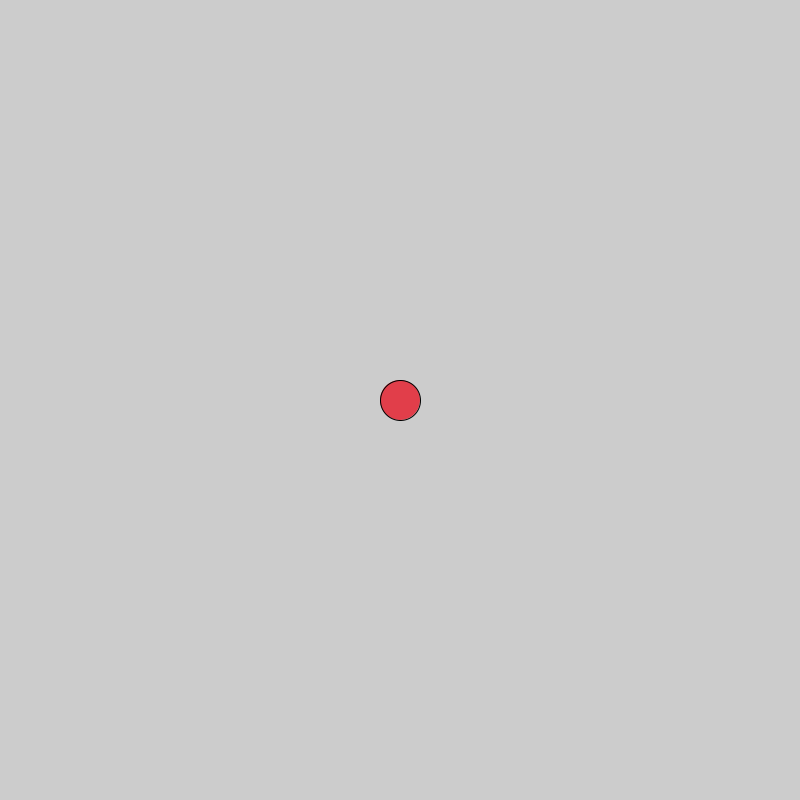
Frame 1 (no input)
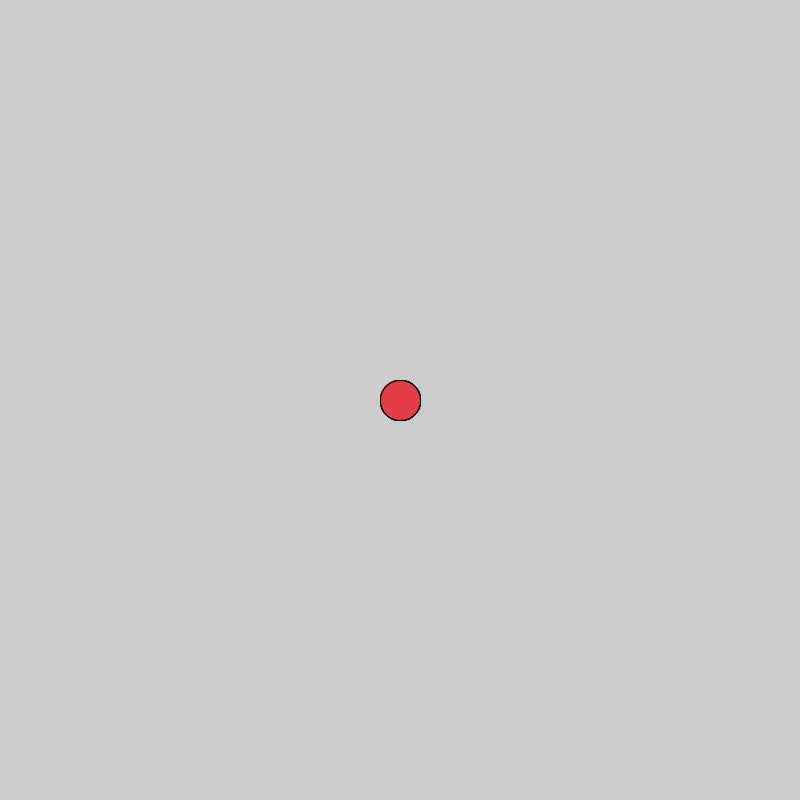
Frame 60 (the mouse pressed at the canvas centre just before this capture)
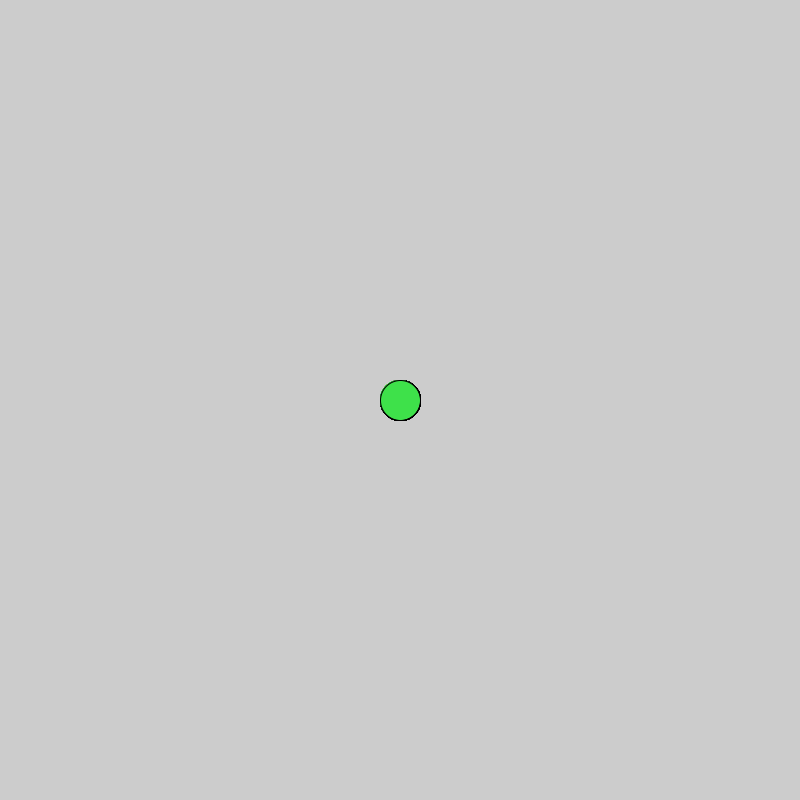
Frame 120 (the mouse held since frame 60 and released just before this capture)

The Processing sketch that drew these frames (run headless with seeded random() and noise(); from frame 60 on, the mouse is pressed at the canvas centre):

// Processing sketch: LogicalDot
// ── LogicalDot.pde
void setup() {
  size(800, 800);
}

void draw() {
  
   //2. make it a nice color
      fill(225,62,74);
   //3. if the mouse is pressed, fill the circle with a different color          
    if(mousePressed){
      fill(62,225,74);
    }
   //1. draw an ellipse
    ellipse(400,400,40,40);
}
// Copyright Wintriss Technical Schools 2013
